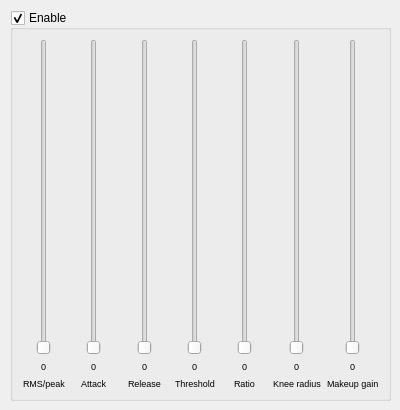
     <widget class="QWidget" name="compressorTab">
      <attribute name="title">
       <string>Compressor</string>
      </attribute>
      <widget class="QGroupBox" name="compressorGroupBox">
       <property name="geometry">
        <rect>
         <x>10</x>
         <y>10</y>
         <width>381</width>
         <height>391</height>
        </rect>
       </property>
       <property name="title">
        <string>Enable</string>
       </property>
       <property name="checkable">
        <bool>true</bool>
       </property>
       <layout class="QHBoxLayout" name="horizontalLayout_7">
        <item>
         <layout class="QHBoxLayout" name="horizontalLayout_4">
          <item>
           <layout class="QVBoxLayout" name="verticalLayout_13">
            <item alignment="Qt::AlignHCenter">
             <widget class="QSlider" name="rmsSlider">
              <property name="orientation">
               <enum>Qt::Vertical</enum>
              </property>
             </widget>
            </item>
            <item alignment="Qt::AlignHCenter">
             <widget class="QLabel" name="rmsValue">
              <property name="font">
               <font>
                <pointsize>7</pointsize>
               </font>
              </property>
              <property name="text">
               <string>0</string>
              </property>
             </widget>
            </item>
            <item alignment="Qt::AlignHCenter">
             <widget class="QLabel" name="rmsLabel">
              <property name="font">
               <font>
                <pointsize>7</pointsize>
               </font>
              </property>
              <property name="text">
               <string>RMS/peak</string>
              </property>
             </widget>
            </item>
           </layout>
          </item>
          <item>
           <layout class="QVBoxLayout" name="verticalLayout_14">
            <item alignment="Qt::AlignHCenter">
             <widget class="QSlider" name="attackSlider">
              <property name="orientation">
               <enum>Qt::Vertical</enum>
              </property>
             </widget>
            </item>
            <item alignment="Qt::AlignHCenter">
             <widget class="QLabel" name="attackValue">
              <property name="font">
               <font>
                <pointsize>7</pointsize>
               </font>
              </property>
              <property name="text">
               <string>0</string>
              </property>
             </widget>
            </item>
            <item alignment="Qt::AlignHCenter">
             <widget class="QLabel" name="attackLabel">
              <property name="font">
               <font>
                <pointsize>7</pointsize>
               </font>
              </property>
              <property name="text">
               <string>Attack</string>
              </property>
             </widget>
            </item>
           </layout>
          </item>
          <item>
           <layout class="QVBoxLayout" name="verticalLayout_15">
            <item alignment="Qt::AlignHCenter">
             <widget class="QSlider" name="releaseSlider">
              <property name="orientation">
               <enum>Qt::Vertical</enum>
              </property>
             </widget>
            </item>
            <item alignment="Qt::AlignHCenter">
             <widget class="QLabel" name="releaseValue">
              <property name="font">
               <font>
                <pointsize>7</pointsize>
               </font>
              </property>
              <property name="text">
               <string>0</string>
              </property>
             </widget>
            </item>
            <item alignment="Qt::AlignHCenter">
             <widget class="QLabel" name="releaseLabel">
              <property name="font">
               <font>
                <pointsize>7</pointsize>
               </font>
              </property>
              <property name="text">
               <string>Release</string>
              </property>
             </widget>
            </item>
           </layout>
          </item>
          <item>
           <layout class="QVBoxLayout" name="verticalLayout_16">
            <item alignment="Qt::AlignHCenter">
             <widget class="QSlider" name="thresholdSlider">
              <property name="orientation">
               <enum>Qt::Vertical</enum>
              </property>
             </widget>
            </item>
            <item alignment="Qt::AlignHCenter">
             <widget class="QLabel" name="thresholdValue">
              <property name="font">
               <font>
                <pointsize>7</pointsize>
               </font>
              </property>
              <property name="text">
               <string>0</string>
              </property>
             </widget>
            </item>
            <item alignment="Qt::AlignHCenter">
             <widget class="QLabel" name="thresholdLabel">
              <property name="font">
               <font>
                <pointsize>7</pointsize>
               </font>
              </property>
              <property name="text">
               <string>Threshold</string>
              </property>
             </widget>
            </item>
           </layout>
          </item>
          <item>
           <layout class="QVBoxLayout" name="verticalLayout_17">
            <item alignment="Qt::AlignHCenter">
             <widget class="QSlider" name="ratioSlider">
              <property name="orientation">
               <enum>Qt::Vertical</enum>
              </property>
             </widget>
            </item>
            <item alignment="Qt::AlignHCenter">
             <widget class="QLabel" name="ratioValue">
              <property name="font">
               <font>
                <pointsize>7</pointsize>
               </font>
              </property>
              <property name="text">
               <string>0</string>
              </property>
             </widget>
            </item>
            <item alignment="Qt::AlignHCenter">
             <widget class="QLabel" name="ratioLabel">
              <property name="font">
               <font>
                <pointsize>7</pointsize>
               </font>
              </property>
              <property name="text">
               <string>Ratio</string>
              </property>
             </widget>
            </item>
           </layout>
          </item>
          <item>
           <layout class="QVBoxLayout" name="verticalLayout_18">
            <item alignment="Qt::AlignHCenter">
             <widget class="QSlider" name="kneeRadiusSlider">
              <property name="orientation">
               <enum>Qt::Vertical</enum>
              </property>
             </widget>
            </item>
            <item alignment="Qt::AlignHCenter">
             <widget class="QLabel" name="kneeRadiusValue">
              <property name="font">
               <font>
                <pointsize>7</pointsize>
               </font>
              </property>
              <property name="text">
               <string>0</string>
              </property>
             </widget>
            </item>
            <item alignment="Qt::AlignHCenter">
             <widget class="QLabel" name="kneeRadiusLabel">
              <property name="font">
               <font>
                <pointsize>7</pointsize>
               </font>
              </property>
              <property name="text">
               <string>Knee radius</string>
              </property>
             </widget>
            </item>
           </layout>
          </item>
          <item>
           <layout class="QVBoxLayout" name="verticalLayout_19">
            <item alignment="Qt::AlignHCenter">
             <widget class="QSlider" name="makeUpGainSlider">
              <property name="orientation">
               <enum>Qt::Vertical</enum>
              </property>
             </widget>
            </item>
            <item alignment="Qt::AlignHCenter">
             <widget class="QLabel" name="makeUpGainValue">
              <property name="font">
               <font>
                <pointsize>7</pointsize>
               </font>
              </property>
              <property name="text">
               <string>0</string>
              </property>
             </widget>
            </item>
            <item alignment="Qt::AlignHCenter">
             <widget class="QLabel" name="makeUpGainLabel">
              <property name="font">
               <font>
                <pointsize>7</pointsize>
               </font>
              </property>
              <property name="text">
               <string>Makeup gain</string>
              </property>
             </widget>
            </item>
           </layout>
          </item>
         </layout>
        </item>
       </layout>
      </widget>
     </widget>
